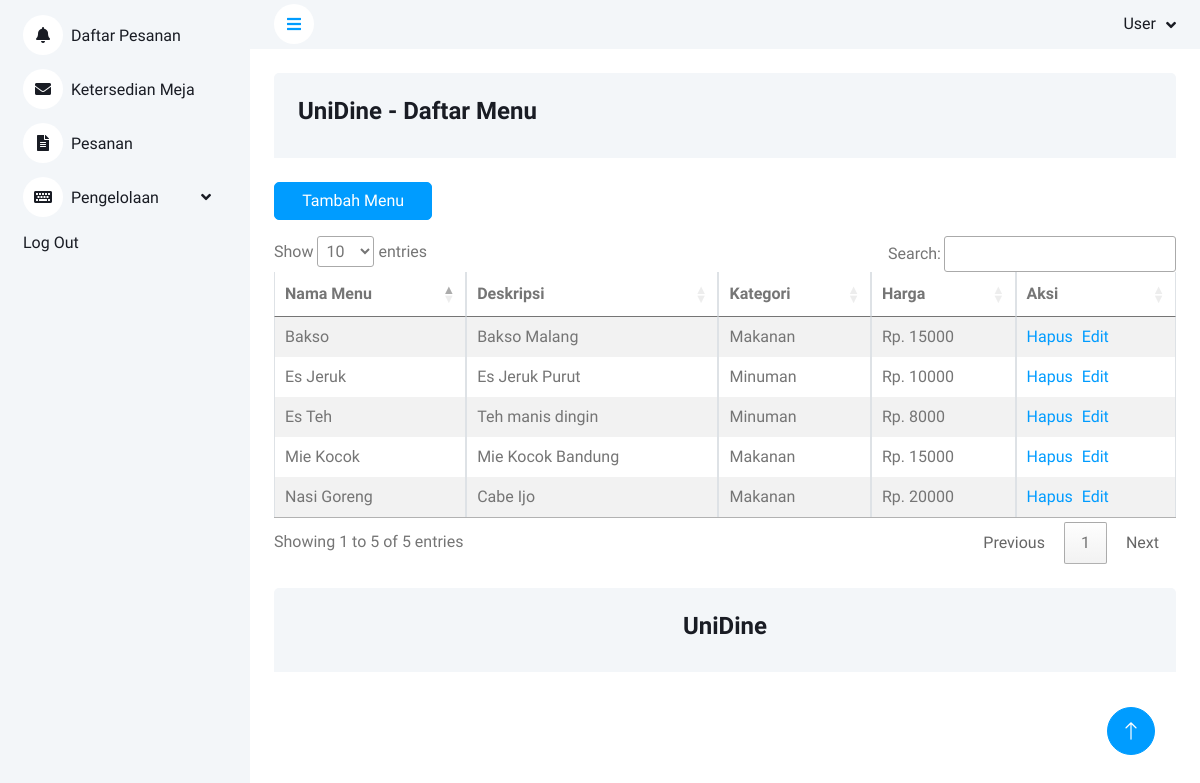
Page /Menu.php on the earlier database version.
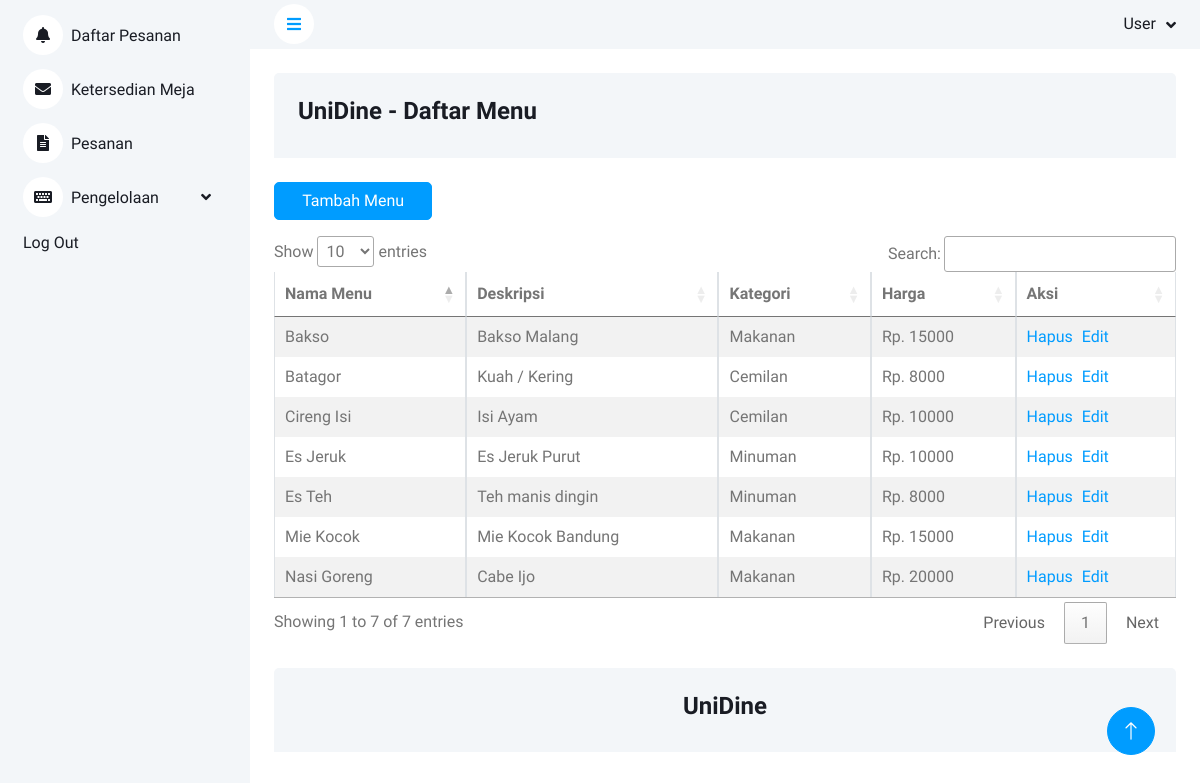
Same page on the later database version.
### tables this page shows
CREATE TABLE `tbl_menu` (
  `id` int(5) NOT NULL,
  `kd_menu` varchar(10) NOT NULL,
  `nama` varchar(200) NOT NULL,
  `deks` text NOT NULL,
  `kategori` varchar(50) NOT NULL,
  `harga` int(20) NOT NULL,
  `pic` varchar(200) NOT NULL
);

### Menu.php (the view, shortened to what this page needs)
<?php include 'koneksi.php';
$query = mysqli_query($koneksi, "SELECT * FROM tbl_menu");
?>
<!DOCTYPE html>
<html lang="en">
<head>
    <link href="https://cdnjs.cloudflare.com/ajax/libs/font-awesome/5.10.0/css/all.min.css" rel="stylesheet">
    <link href="https://cdn.jsdelivr.net/npm/bootstrap-icons@1.4.1/font/bootstrap-icons.css" rel="stylesheet">
    <link href="lib/owlcarousel/assets/owl.carousel.min.css" rel="stylesheet">
    <link href="lib/tempusdominus/css/tempusdominus-bootstrap-4.min.css" rel="stylesheet" />
    <link href="css/bootstrap.min.css" rel="stylesheet">
    <link href="css/style.css" rel="stylesheet">
    <link rel="stylesheet" href="//cdn.datatables.net/1.13.6/css/jquery.dataTables.min.css">
</head>
<body>
    <div class="container-xxl position-relative bg-white d-flex p-0">
        <div class="sidebar pe-4 pb-3">
            <nav class="navbar bg-light navbar-light">
                <div class="navbar-nav w-100 ">
                    <a href="index.php" class="nav-item nav-link "><i class="fa fa-bell me-2"></i>Daftar Pesanan</a>
                    <a href="KetersediaanMeja.php" class="nav-item nav-link "><i class="fa fa-envelope me-2"></i>Ketersedian Meja</a>
                    <a href="Pesanan.php" class="nav-item nav-link"><i class="fa fa-file-alt me-2"></i>Pesanan</a>
                    <div class="nav-item dropdown">
                        <a href="#" class="nav-link dropdown-toggle" data-bs-toggle="dropdown"><i class="fa fa-keyboard me-2"></i>Pengelolaan</a>
                    </div>
                    <a href="Login.php" class="nav-item nav-link">Log Out</a>
                </div>
            </nav>
        </div>
        <div class="content">
            <nav class="navbar navbar-expand bg-light navbar-light sticky-top px-4 py-0">
                <a href="#" class="sidebar-toggler flex-shrink-0">
                    <i class="fa fa-bars"></i>
                </a>
                <div class="navbar-nav align-items-center ms-auto">
                    <div class="nav-item dropdown">
                        <a href="#" class="nav-link dropdown-toggle" data-bs-toggle="dropdown">
                            <span class="d-none d-lg-inline-flex">User</span>
                        </a>
                    </div>
                </div>
            </nav>
            <div class="container-fluid mb-4 pt-4 px-4 ">
                <div class="bg-light rounded-top p-4">
                    <div class="row">
                        <p class="h4"> UniDine - Daftar Menu</p>
                    </div>
                </div>
            </div>
            <a href="TambahMenu.php"><button type="button" class="btn btn-primary mx-4 mb-3 col-md-2">Tambah Menu</button></a>
            <section class="mx-4">
                <table id="myTable" class="table table-striped table-bordered table-responsive table-hover">
                    <thead>
                        <tr>
                            <th>Nama Menu</th>
                            <th>Deskripsi</th>
                            <th>Kategori</th>
                            <th>Harga</th>
                            <th>Aksi</th>
                        </tr>
                    </thead>
                    <tbody>
                        <?php while ($h = mysqli_fetch_array($query)) {
                        ?>
                            <tr>
                                <td><?= $h['nama']; ?></td>
                                <td><?= $h['deks']; ?></td>
                                <td><?= $h['kategori']; ?></td>
                                <td>Rp. <?= $h['harga']; ?></td>
                                <td>
                                    <a href="HapusMenu.php?id=<?= $h['id']; ?>">Hapus</a>
                                    <a href="EditMenu.php?id=<?= $h['id']; ?>" style="margin-left: 5px;">Edit</a>
                                </td>
                            </tr>
                        <?php } ?>
                    </tbody>
                </table>
            </section>
            <div class="container-fluid pt-4 px-4">
                <div class="bg-light rounded-top p-4">
                    <div class="row ">
                        <p class="h4 text-center">UniDine</p>
                    </div>
                </div>
            </div>
        </div>
        <a href="#" class="btn btn-lg btn-primary btn-lg-square back-to-top"><i class="bi bi-arrow-up"></i></a>
    </div>
</body>
</html>

### css/style.css (style rules this page uses)
:root { --primary: #009CFF; --light: #F3F6F9; --dark: #191C24; }
.back-to-top { position: fixed; display: none; right: 45px; bottom: 45px; z-index: 99; }
.btn { transition: .5s; }
.btn.btn-primary { color: #FFFFFF; }
.btn-lg-square { width: 48px; height: 48px; }
.btn-square, .btn-sm-square, .btn-lg-square { padding: 0; display: inline-flex; align-items: center; justify-content: center; font-weight: normal; border-radius: 50px; }
.sidebar { position: fixed; top: 0; left: 0; bottom: 0; width: 250px; height: 100vh; overflow-y: auto; background: var(--light); transition: 0.5s; z-index: 999; }
.content { margin-left: 250px; min-height: 100vh; background: #FFFFFF; transition: 0.5s; }
@media (min-width: 992px) { .sidebar { margin-left: 0; } }
@media (min-width: 992px) { .content { width: calc(100% - 250px); } }
.sidebar .navbar .navbar-nav .nav-link { padding: 7px 20px; color: var(--dark); font-weight: 500; border-left: 3px solid var(--light); border-radius: 0 30px 30px 0; outline: none; }
.sidebar .navbar .navbar-nav .nav-link i { width: 40px; height: 40px; display: inline-flex; align-items: center; justify-content: center; background: #FFFFFF; border-radius: 40px; }
.sidebar .navbar .dropdown-toggle::after { position: absolute; top: 15px; right: 15px; border: none; content: "\f107"; font-family: "Font Awesome 5 Free"; font-weight: 900; transition: .5s; }
.content .navbar .navbar-nav .nav-link { margin-left: 25px; padding: 12px 0; color: var(--dark); outline: none; }
.content .navbar .sidebar-toggler, .content .navbar .navbar-nav .nav-link i { width: 40px; height: 40px; display: inline-flex; align-items: center; justify-content: center; background: #FFFFFF; border-radius: 40px; }
.content .navbar .dropdown-toggle::after { margin-left: 6px; vertical-align: middle; border: none; content: "\f107"; font-family: "Font Awesome 5 Free"; font-weight: 900; transition: .5s; }

Differences in the rows shown:
added tbl_menu: nama "Cireng Isi", deks "Isi Ayam", kategori "Cemilan", harga "10000"
added tbl_menu: nama "Batagor", deks "Kuah / Kering", kategori "Cemilan", harga "8000"
Other differences:
text written by a page script: "Show entries Search: Showing 1 to 5 of 5 entries Previous 1 Next" → "Show entries Search: Showing 1 to 7 of 7 entries Previous 1 Next"
